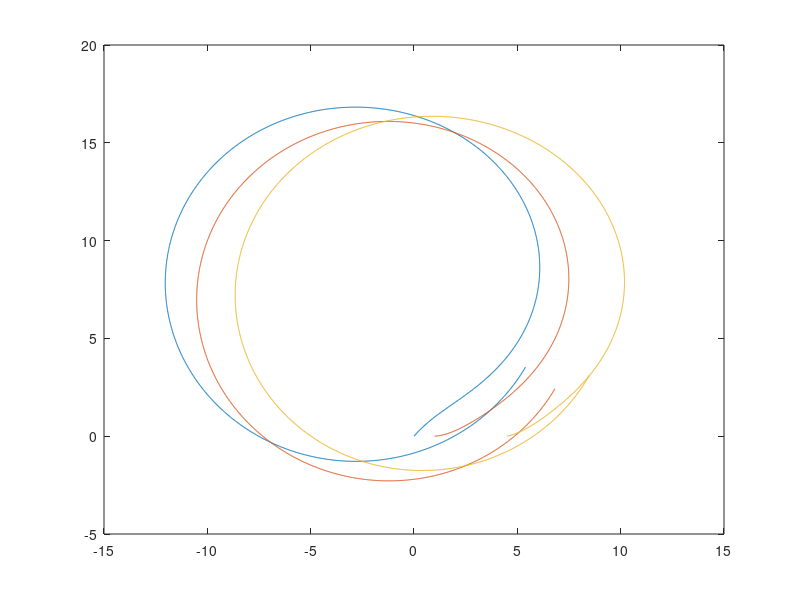

The MATLAB source for this figure:
%%Amirkhosro Vosughi 11463709 WSU
%Research Project for course EE505
%Simulstion of "Distributed Flocking Control of Mobile Robots by Bounded Feedback"

clear all
clc

%% Initialization
n = 3; %==>> To generelize code later
% robots 1 to 5 belongs to group 1
% robots 6 to 10 belongs to group 2
Group = [1,1,1]';  %==>> Determines with robot determines to each group


%Robot parameters
d= 0.1;
r=5;

%controller parameters
b11=0;
b21=0;
b31=0;

b12=0;
b22=0;
b32=0;

%Generate initial location randomly
x0= [0,1,4.5]';
y0= [0,0,0]';
    

teta_init=zeros(n,1);
for k=1:length(teta_init)
    teta_init(k)=(rand(1));
end

%teta_init=[0,0]';

v_init=zeros(n,1);
for k=1:length(v_init)
    v_init(k)=2*(rand(1)+1);
end

%v_init=[1,1]';

w_init=zeros(n,1);
for k=1:length(w_init)
    w_init(k)=2*(rand(1));
end

%w_init=[0.2,0.2]';
%% Simulation
T=0.01; %sec
Tfinal=20; %sec
T_vec=0:T:Tfinal;
Tn=length(T_vec);

%%Definition of process variables

u1= zeros(n,Tn);
u2= zeros(n,Tn);

v=zeros(n,Tn);
v(:,1)=v_init;

w=zeros(n,Tn);
w(:,1)=w_init;

x=zeros(n,Tn);
x(:,1)=x0;

y=zeros(n,Tn);
y(:,1)=y0;

teta=zeros(n,Tn);
teta(:,1)=teta_init;


N=zeros(n,n); 
A=zeros(n,n);
L=zeros(n,n);


xdot=zeros(n,1);
ydot=zeros(n,1);

tempoli=zeros(n,Tn);
tempoli2=zeros(n,Tn);

minA=zeros(1,Tn);
maxA=zeros(1,Tn);
%% Simulation
for k=2:Tn

%Update The graphs
N=zeros(n,n); 
A=zeros(n,n);

for i=1:n
    for j=i:n
        temp1=x(i,k-1)-x(j,k-1);
        temp2=y(i,k-1)-y(j,k-1);
        temp3=(temp1^2+temp2^2)^0.5;
        
        if (temp3<r && i~=j)
            N(i,j)=1;
            N(j,i)=1;
            
            A(i,j)=temp3;
            A(j,i)=temp3;
        end     
    end
end
  
minA(k)=min(min(A));
maxA(k)=max(max(A));
%Calculate control input
% calculate u(k)

%calculate u1(k) ==>> assumption of understanding of gradient V to pij
for i=1:n
    
    sigma1=0;
    for j=1:n
        if (N(i,j)==1 && Group(i)==Group(j) )  
            temp1=A(i,j)*(v(i,k-1)-v(j,k-1));
            sigma1=sigma1+temp1;
        end
    end
    
    sigma2=0;
    for j=1:n
        if (N(i,j)==1 && Group(i)==Group(j) ) 
            temp1=xdot(i)-xdot(j);
            temp2=ydot(i)-ydot(j);
            temp3=A(i,j)*(temp1*cos(teta(i,k-1))+temp2*sin(teta(i,k-1)));
            sigma2= sigma2+temp3;    
        end
    end
    %sigma2=0;
    
    sigma3=0;
    for j=1:n
        if (N(i,j)==1) 
            
            temp1=0;
            temp4=0;
            if ( Group(i)==Group(j))
                temp1=-2*A(i,j)^-3+2*A(i,j)/(r^2-A(i,j)^2)+2*b11*A(i,j)+b21;
                %temp4=-A(i,j)^-2+1/(r^2-A(i,j));%+2*b11*A(i,j)+b21;
                temp4=-A(i,j)^-4+1/(r^2-A(i,j)^2);%+2*b11*A(i,j)+b21;
            else
                temp1=-2*A(i,j)^-3+2*b12*A(i,j)+b22;
                %temp4=-A(i,j)^-2;
                temp4=-A(i,j)^-4;
            end
            temp2= temp1*((x(i,k-1)-x(j,k-1))/A(i,j))*cos(teta(i,k-1))+temp1*((y(i,k-1)-y(j,k-1))/A(i,j))*sin(teta(i,k-1));
            temp3= temp4*((x(i,k-1)-x(j,k-1))*2)*cos(teta(i,k-1))+temp4*((y(i,k-1)-y(j,k-1))*2)*sin(teta(i,k-1));
            
            %temp2= temp1;
            tempoli(i,k)= temp2;
            tempoli2(i,k)= temp3;
            
            sigma3= sigma3+ temp2;    
        end
    end
    %sigma3=0;
    
    u1(i,k)= -sigma1-sigma2-sigma3;
end


%%%%%%%%%%%%%%%%%%not edited from here %%%%%%%%%%

% calculate u2(k)

for i=1:n
    
    sigma1=0;
    for j=1:n
        if (N(i,j)==1 && Group(i)==Group(j) )  
            temp1=A(i,j)*(w(i,k-1)-w(j,k-1));
            sigma1=sigma1+temp1;
        end
    end
    
    sigma2=0;
    for j=1:n
        if (N(i,j)==1 && Group(i)==Group(j) ) 
            temp1=xdot(i)-xdot(j);
            temp2=ydot(i)-ydot(j);
            temp3=A(i,j)*(-temp1*sin(teta(i,k-1))+temp2*cos(teta(i,k-1)));
            sigma2= sigma2+temp3;    
        end
    end
    
    sigma3=0;
    for j=1:n
        if (N(i,j)==1) 
            
            temp1=0;
            if ( Group(i)==Group(j))
                temp1=-2*A(i,j)^-3+2*A(i,j)/(r^2-A(i,j)^2)+2*b11*A(i,j)+b21;
            else
                temp1=-2*A(i,j)^-3+2*b12*A(i,j)+b22;
            end
            temp2= -temp1*((x(i,k-1)-x(j,k-1))/A(i,j))*sin(teta(i,k-1))+temp1*((y(i,k-1)-y(j,k-1))/A(i,j))*cos(teta(i,k-1));
            
            sigma3= sigma3+temp2;    
        end
    end
    %sigma3=0;
    
    u2(i,k)= -sigma1-sigma2-sigma3;
end

%% Dynamic of system
for j=1:n
    v(j,k)=v(j,k-1)+u1(j,k)*T;
    w(j,k)=w(j,k-1)+(u2(j,k)/d)*T;
end
for j=1:n
   teta(j,k)=teta(j,k-1)+w(j,k)*T;
   
   xdot(j)=v(j,k)*cos(teta(j,k-1))-d*w(j,k)*sin(teta(j,k-1));
   
   ydot(j)=v(j,k)*sin(teta(j,k-1))+d*w(j,k)*cos(teta(j,k-1));

   x(j,k)=x(j,k-1)+xdot(j)*T;
   y(j,k)=y(j,k-1)+ydot(j)*T;
end
    

end

%% Plotting the results

figure(1)
plot(x(1,:),y(1,:))
hold on

plot(x(2,:),y(2,:))
hold on


plot(x(3,:),y(3,:))
hold on

hold off

% plot(x(4,:),y(4,:))
% hold on
% 
% 
% plot(x(5,:),y(5,:))
% hold off



% figure(2)
% plot(x(6,:),y(6,:))
% hold on
% 
% plot(x(7,:),y(7,:))
% hold on
% 
% plot(x(8,:),y(8,:))
% hold on
% 
% plot(x(9,:),y(9,:))
% hold on
% 
% plot(x(10,:),y(10,:))
% hold off